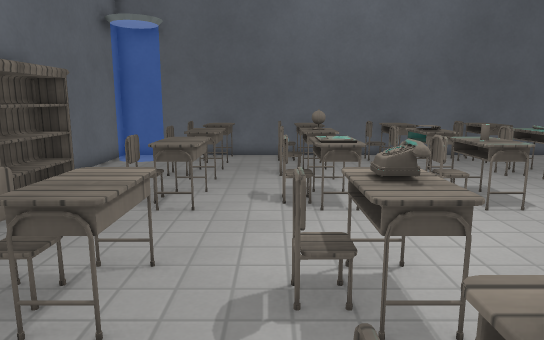
View 1 (above)

18 first-person views from a walk through a Godot game level. The camera is 1.3 m above the floor, tilts 10° down and sees 70° across. The floor is counted in squares, 0.5 m on a side. Each view is taken from the middle of a square. On the plan, view 1 faces up. The plan holds only what a view shows up to about 20 squares ahead; the rest is blank. Surface patterns are stand-ins for the level's own textures.

View 2
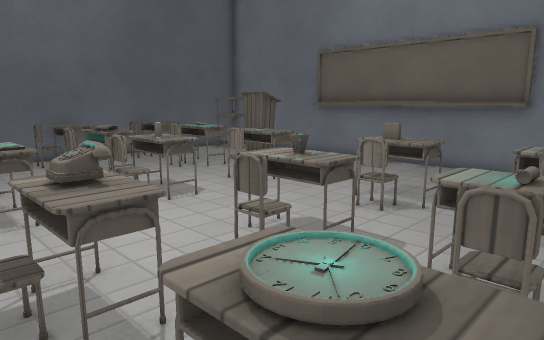

View 3
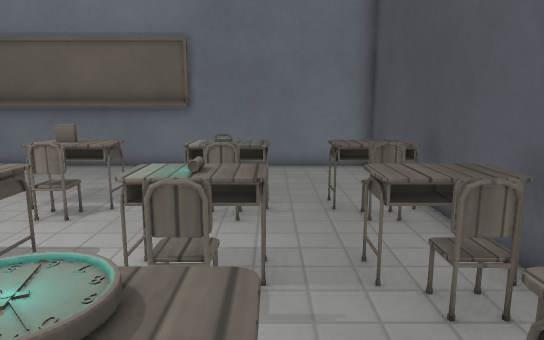

View 4
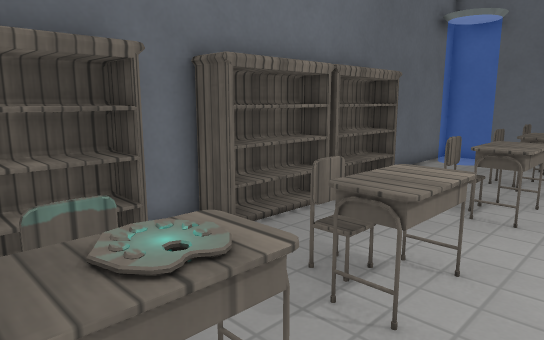

View 5
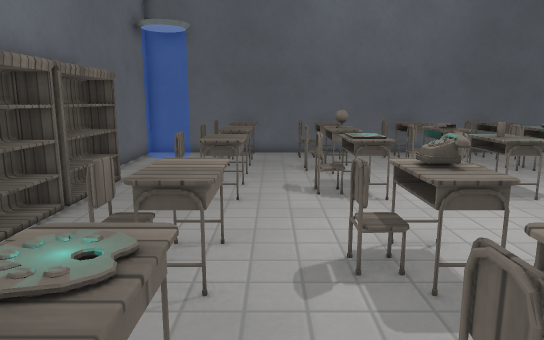

View 6
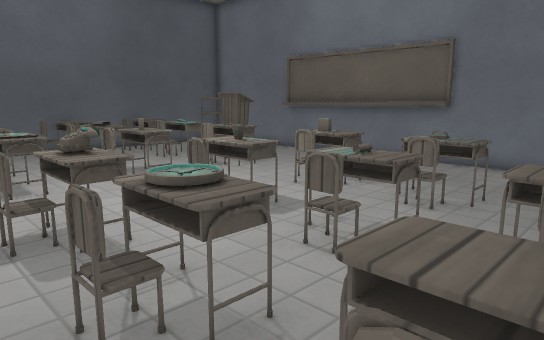

View 7
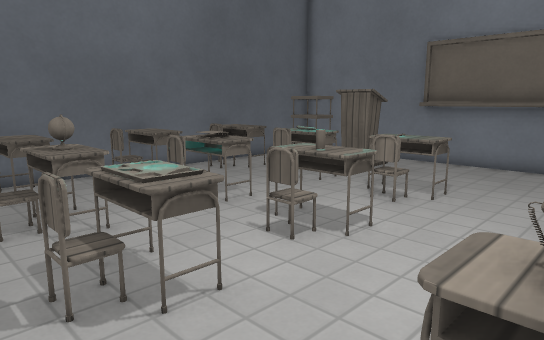

View 8
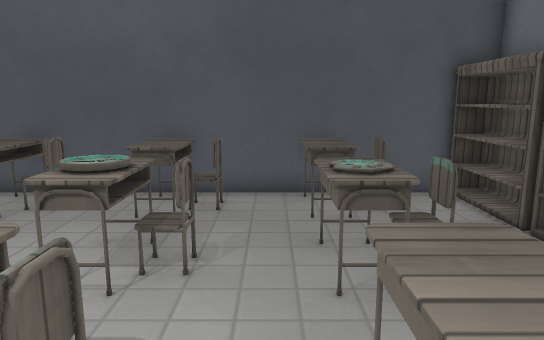

View 9
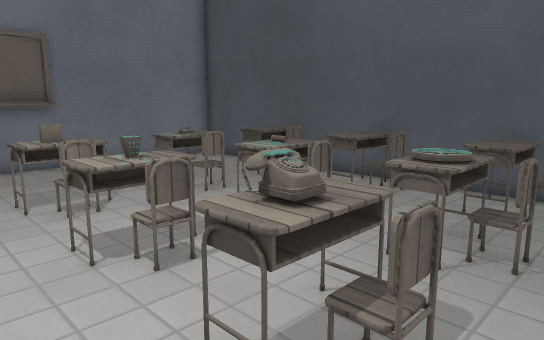

View 10
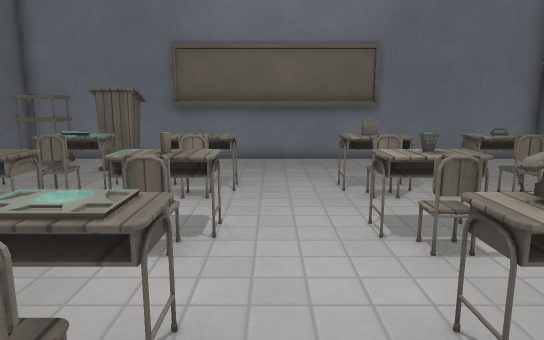

View 11
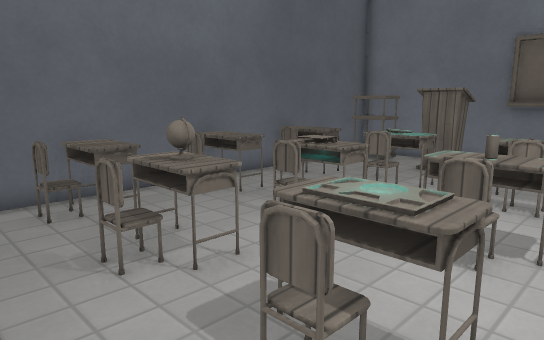

View 12
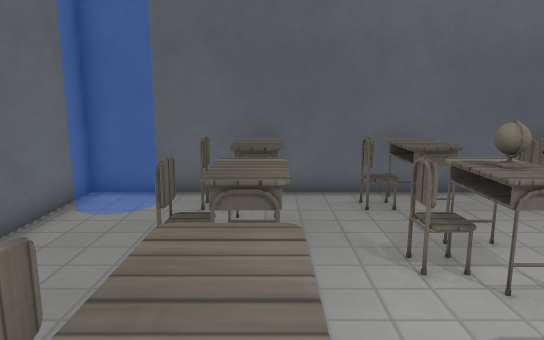

View 13
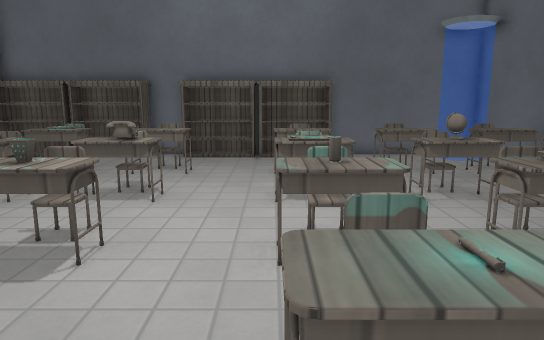

View 14
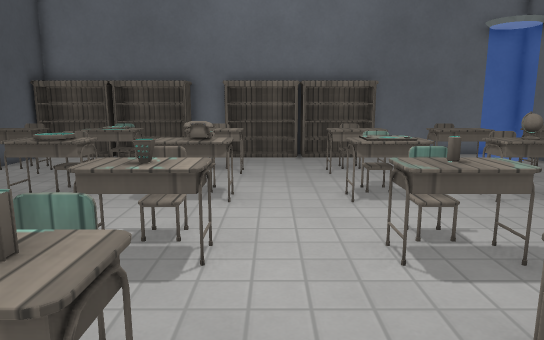

View 15
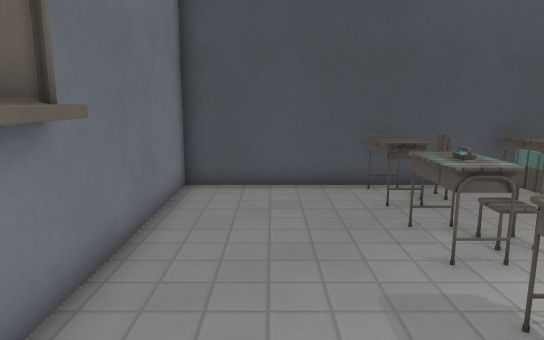

View 16
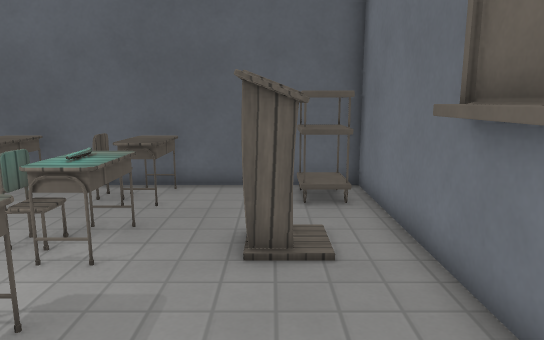

View 17
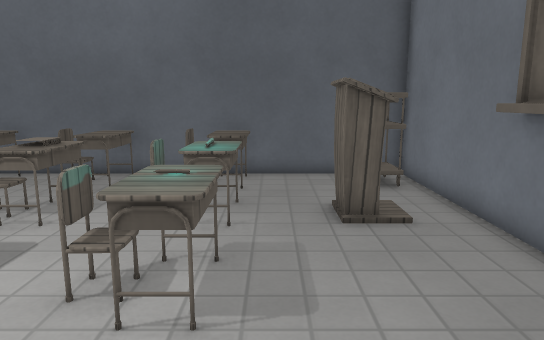

View 18
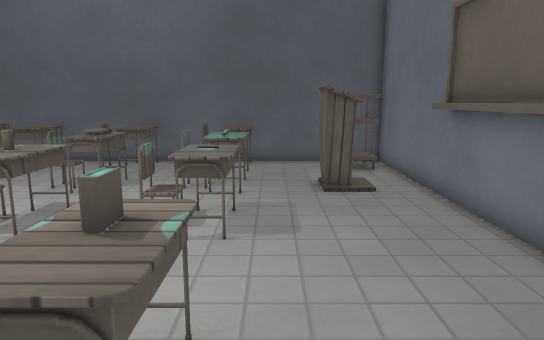

### Floor plan
Points are (right, up) in squares from view 1. A wall is a line through its corners. A room is listed if a view was taken in it or the views show most of it. See-through windows are left out.
Room 1 (views 1, 2, 3, 4, 5, 6, 7, 8, 9, 10, 11, 12, 13, 14, 15, 16, 17, 18)
walls: (-7.3, 4.6) (-7.3, 3); (15.8, 3.3) (15.2, 3.3) (15.2, 12.5); (-6.4, -4) (15.7, -4) (15.7, 19) (-7.3, 19) (-7.3, 11.9)
low walls: (2.1, 10.5) (2.1, 9.4) (1.4, 9.4); (2.1, 1.3) (1.6, 1.2) (1.5, 1.5); (1.3, 0.9) (1.6, 1.2); (5.9, 13.7) (5.9, 14.3); (5.9, 14.4) (5.9, 13.6) (5.9, 14.2)
objects: shelf (-7, -3) to (-6, -1); shelf (-7, 0) to (-6, 3); shelf (-7, 5) to (-6, 8); shelf (-7, 9) to (-6, 12); chair (-4, -3) to (-4, -2); chair (-4, 1); chair (-4, 5); chair (-4, 10); chair (-4, 14); chair (-4, 17) to (-4, 18); table (-3, -3) to (-2, -2); table (-3, 0) to (-2, 2); table (-3, 4) to (-2, 6); table (-3, 9) to (-2, 11); table (-3, 13) to (-2, 15); table (-3, 17) to (-2, 18); chair (0, -3) to (0, -2); chair (0, 1); chair (0, 5); chair (0, 10); chair (0, 14); chair (0, 17) to (0, 18); table (1, -3) to (2, -2); table (1, 0) to (2, 2); table (1, 4) to (2, 6); table (1, 9) to (2, 11); table (1, 13) to (2, 15); table (1, 17) to (2, 18); chair (4, -3) to (4, -2); chair (4, 1); chair (4, 5); chair (4, 10); chair (4, 14); chair (4, 17) to (4, 18); table (5, -3) to (6, -2); table (5, 0) to (6, 2); table (5, 4) to (6, 6); table (5, 9) to (6, 11); table (5, 13) to (6, 15); table (5, 17) to (6, 18); chair (8, -3) to (8, -2); chair (8, 1); chair (8, 5); chair (8, 10); chair (8, 14); chair (8, 17) to (8, 18); table (9, -3) to (10, -2); table (9, 0) to (10, 2); table (9, 4) to (10, 6); table (9, 9) to (10, 11); table (9, 13) to (10, 15); table (9, 17) to (10, 18); books (10, 5); desk (12, 13) to (14, 15); other object (14, 17) to (15, 18)

Positions as (right, up) in squares from view 1, and headings:
1: (0, 0), facing up
2: (0, 0), facing up-right
3: (0, 0), facing right
4: (0, 0), facing up-left
5: (-1, -1), facing up
6: (-1, -3), facing up-right
7: (-1, 5), facing up-right
8: (-1, 7), facing down
9: (-1, 8), facing down-right
10: (-2, 8), facing right
11: (-2, 8), facing up-right
12: (-2, 8), facing up
13: (12, 9), facing left
14: (12, 7), facing left
15: (13, 8), facing down
16: (13, 7), facing up
17: (11, 5), facing up
18: (11, 2), facing up
